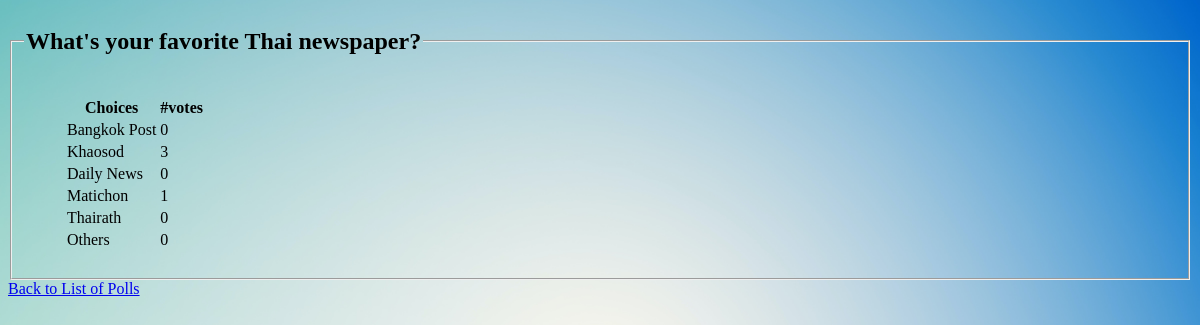
The page /polls/4/results/ on the database its author committed.
### polls/models.py (models this page shows, shortened)
class Question(models.Model):
    question_text = models.CharField(max_length=200)
    pub_date = models.DateTimeField('date published')
    end_date = models.DateTimeField('date ended', null=True)
    def is_published(self):
        return timezone.now() >= self.pub_date

class Choice(models.Model):
    question = models.ForeignKey(Question, on_delete=models.CASCADE)
    choice_text = models.CharField(max_length=200)
    @property
    def votes(self):
        return Vote.objects.filter(choice=self).count()

### polls/views.py (the view)
# urls.py: path('polls/<int:pk>/results/', views.ResultsView.as_view(), name='results'),
class ResultsView(generic.DetailView):
    model = Question
    template_name = 'polls/results.html'
    def get_queryset(self):
        published_id_list = [q.id for q in Question.objects.all() if q.is_published()]
        return Question.objects.filter(id__in=published_id_list)

### polls/templates/polls/results.html (shortened to what this page needs)
{% load static %}
<link rel="stylesheet" href="{% static 'polls/style.css' %}">
<fieldset>
    <legend> <h2>{{ question.question_text }}</h2> </legend>
    <ul>
        <table>
            <tr>
                <th> Choices </th>
                <th> #votes </th>
            </tr>
        {% for choice in question.choice_set.all %}
            <tr>
                <td>{{ choice.choice_text }}</td>
                <td >{{ choice.votes }}</td>
            </tr>
        {% endfor %}
        </table>
    </ul>
</fieldset>
<a href="{% url 'polls:index' %}">Back to List of Polls</a>

### rows shown on the page
Question: question_text "What's your favorite Thai newspaper?"
Choice: choice_text "Bangkok Post", votes "0"
Choice: choice_text "Khaosod", votes "3"
Choice: choice_text "Daily News", votes "0"
Choice: choice_text "Matichon", votes "1"
Choice: choice_text "Thairath", votes "0"
Choice: choice_text "Others", votes "0"
